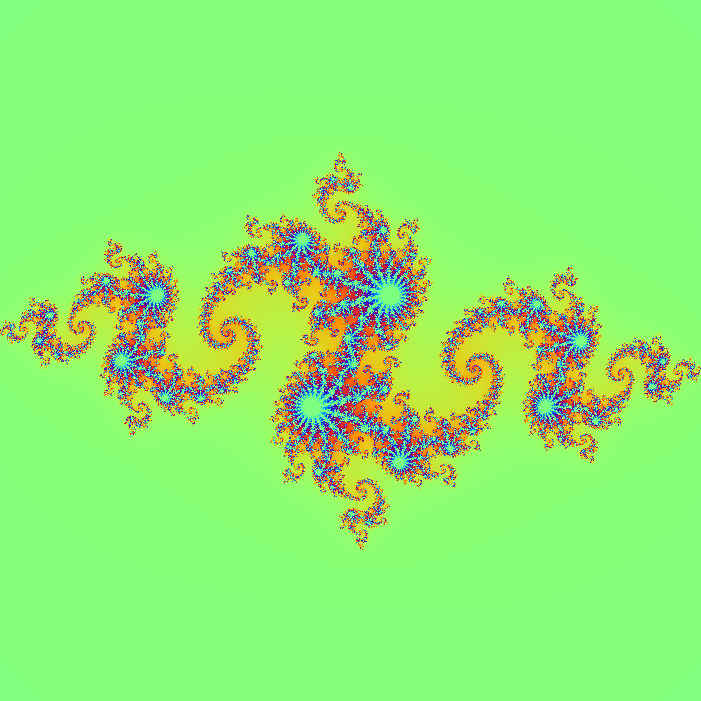

Write the Python code that produced this figure.
# Make the necessary imports.
from PIL import Image
from IPython.display import display
import math

# Define a function that maps each pixel in the array to a matching
# complex number in the square  bounded by -1.5, 1.5, -1.5i and 1.5i.
def z(x, y, l):
    """Return a complex number in the square of side-length three, centred at the origin of the complex plane,
    with relative position matching the pixel (x, y) in a square array of side-length l."""
    return (-1.5 + 3*x/l) + (1.5 - 3*y/l)*1j

# Define the mapping g, for complex values z and c.
g = lambda z, c: z**2 + c

# Define a function that counts the number of iterations required
# for a complex value z to surpass the bound of two in its modulus
# (up to some maximal cut-off point).
def count(z, c, N):
    """Return the number of times a complex value z must be run through
    the mapping g(z) = z^2 + c until its absolute value exceeds two.
    If such a value has not been obtained before N iterations, then N is returned."""
    n = 0
    while (abs(z) <= 2) and (n < N):
        z = g(z, c)
        n += 1
    return n


def julia(c, l, N):
    img = Image.new('RGB', (l,l))

    two_pi_on_N = 2*math.pi/N

    for x in range(l):
        for y in range(l):
            n = count(z(x,y,l),c,N)

            r = round(N/2 * (1 + math.sin(two_pi_on_N * n)))
            gch = round(N/2 * (1 + math.cos(two_pi_on_N * n)))
            b = round(N/2 * (1 - math.sin(two_pi_on_N * n)))

            img.putpixel((x, y), (r, gch, b))
    
    img.save("julia.png")

    if __name__ != "__main__":
        display(img)

    return img

real = float(input("Real part:\t"))
imag = float(input("Imaginary part:"))
julia(c = real + imag*1j, l = 701, N = 255)
